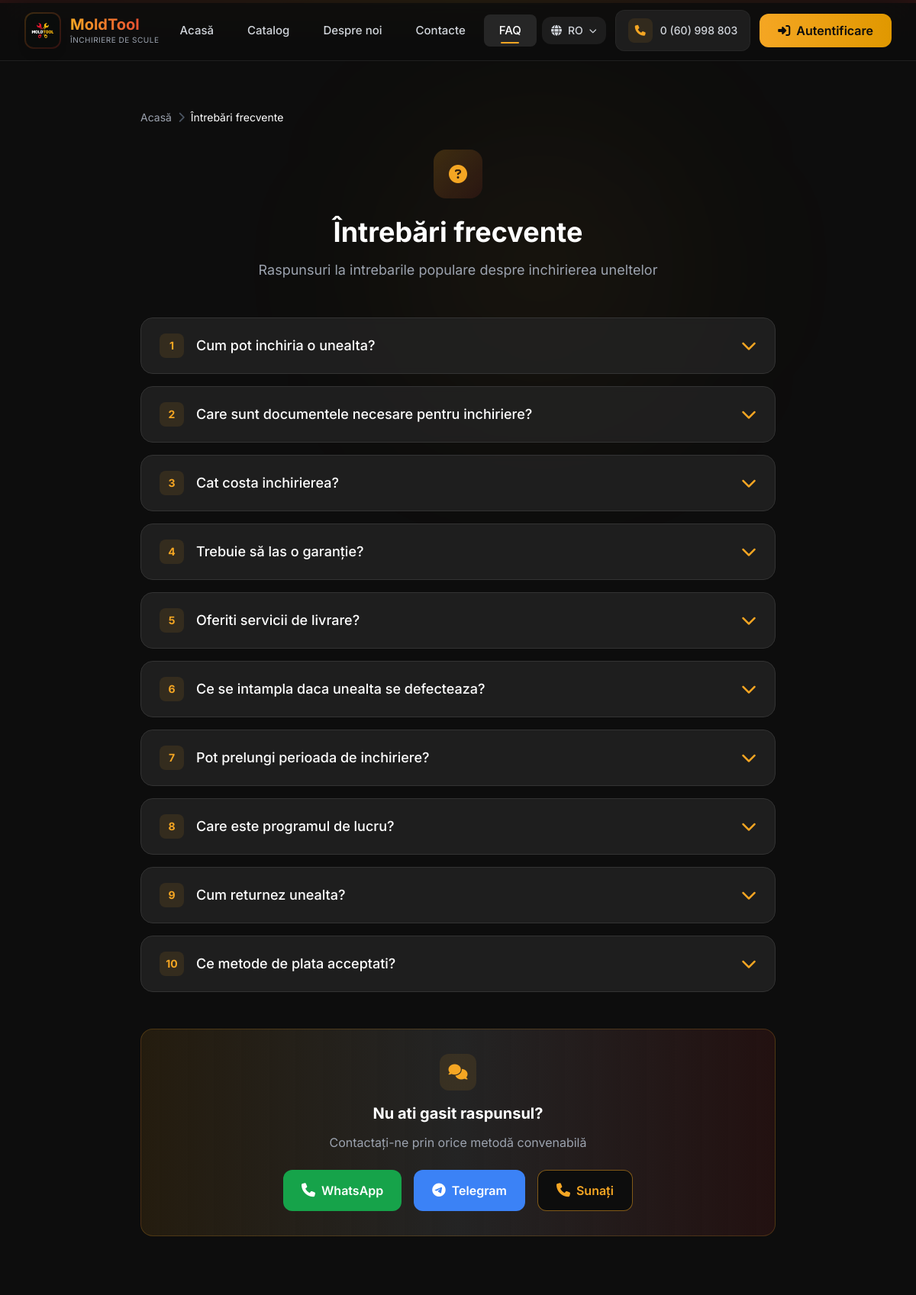
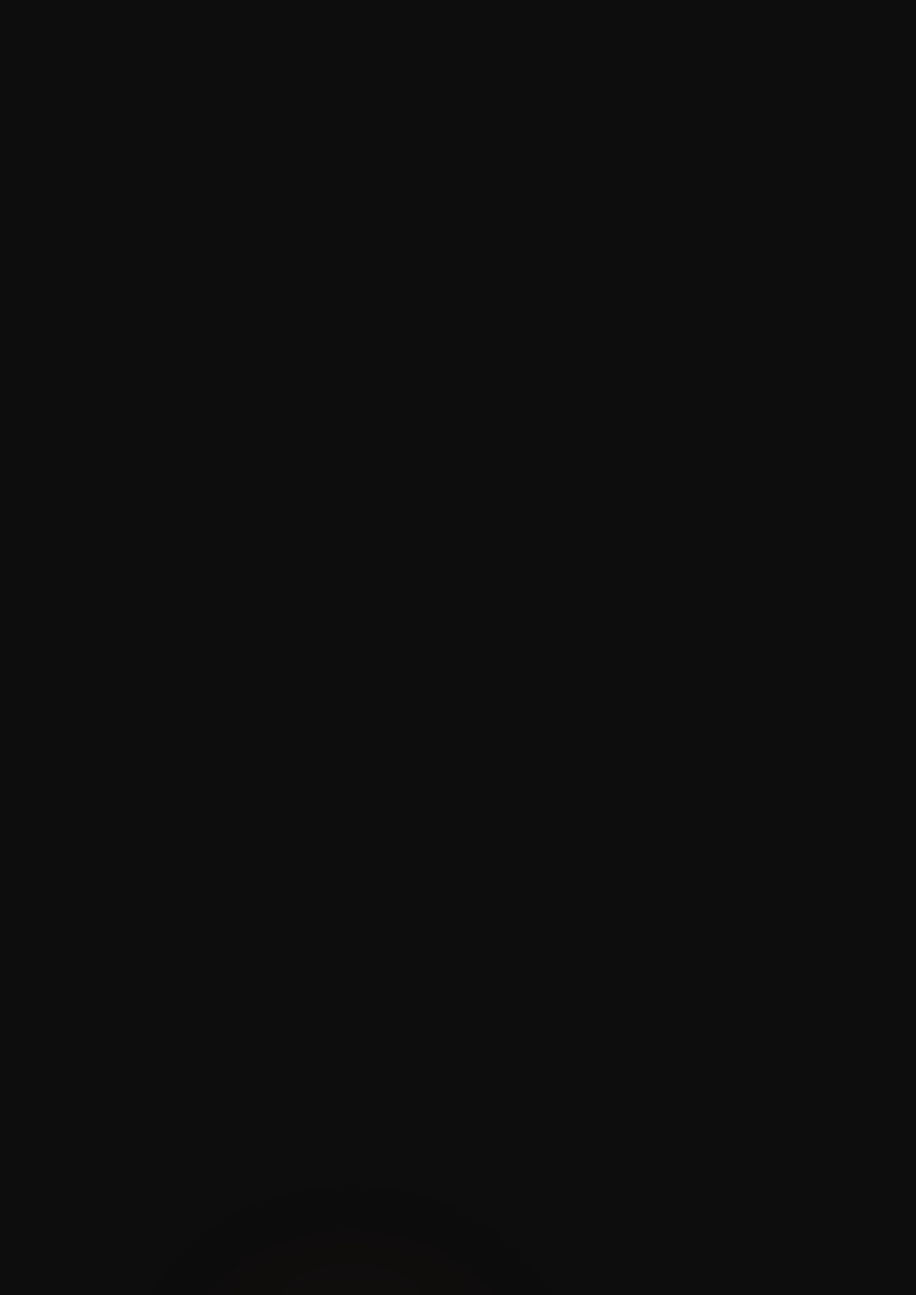
Page /ro/catalog/faq/ (upper part) on the committed database (2 pictures, top to bottom).
### catalog/models.py (models this page shows, shortened)
class FAQ(models.Model):
    question = models.CharField(
        _('вопрос'),
        max_length=500,
    )
    answer = models.TextField(
        _('ответ'),
    )
    order = models.PositiveIntegerField(
        _('порядок'),
        default=0,
    )
    is_active = models.BooleanField(
        _('активен'),
        default=True,
    )
    created_at = models.DateTimeField(
        _('дата создания'),
        auto_now_add=True,
    )
    class Meta:
        verbose_name = _('FAQ')
        verbose_name_plural = _('FAQ')
        ordering = ['order', '-created_at']

### catalog/views.py (the view)
# urls.py: path('faq/', views.FAQView.as_view(), name='faq'),
class FAQView(TemplateView):
    template_name = 'catalog/faq.html'
    def get_context_data(self, **kwargs):
        context = super().get_context_data(**kwargs)
        context['faqs'] = FAQ.objects.filter(is_active=True)
        return context

### core/context_processors.py (called while the page is built)
def site_settings(request):
    return {
        'SITE_NAME': 'MoldTool',
        'SITE_TAGLINE': 'Închiriere de scule de construcție',
        'SITE_PHONE': '0 (60) 998 803',
        'SITE_EMAIL': 'info@moldtool.com',
        'SITE_ADDRESS': 'mun. Chișinău, str. Independenței 7',
        'DEBUG': settings.DEBUG,
    }

### templates/catalog/faq.html (shortened to what this page needs)
{% extends 'base.html' %}
{% load static i18n %}
{% block content %}
<section class="py-8 lg:py-16 bg-dark min-h-screen relative overflow-hidden">
    <div class="absolute inset-0 pointer-events-none">
        <div class="absolute top-20 right-1/4 w-96 h-96 bg-brand-yellow/5 rounded-full blur-[120px] animate-pulse"></div>
    </div>
    <div class="relative max-w-4xl mx-auto px-4 sm:px-6 lg:px-8">
        <nav class="flex items-center gap-2 text-sm mb-8">
            <a href="{% url 'core:home' %}" class="text-gray-400 hover:text-brand-yellow transition-colors">{% trans "Главная" %}</a>
            <i class="fa-solid fa-chevron-right text-sm text-gray-600"></i>
            <span class="text-white">{% trans "Часто задаваемые вопросы" %}</span>
        </nav>
        <div class="text-center mb-12">
            <div class="inline-flex items-center justify-center w-16 h-16 bg-gradient-to-br from-brand-yellow/20 to-brand-red/10 rounded-2xl mb-6">
                <i class="fa-solid fa-circle-question text-2xl text-brand-yellow"></i>
            </div>
            <h1 class="text-3xl lg:text-4xl font-bold text-white mb-4">{% trans "Часто задаваемые вопросы" %}</h1>
            <p class="text-gray-400 text-lg">{% trans "Ответы на популярные вопросы об аренде инструментов" %}</p>
        </div>
        {% if faqs %}
        <div class="space-y-4">
            {% for faq in faqs %}
            <div class="faq-item bg-dark-100/80 backdrop-blur-sm border border-dark-border rounded-2xl overflow-hidden transition-all duration-300 hover:border-brand-yellow/30">
                <button onclick="toggleFaq(this)"
                        class="w-full px-6 py-5 flex items-center justify-between text-left focus:outline-none group">
                    <div class="flex items-center gap-4">
                        <span class="flex-shrink-0 w-8 h-8 bg-brand-yellow/10 rounded-lg flex items-center justify-center text-brand-yellow font-bold text-sm">
                            {{ forloop.counter }}
                        </span>
                        <span class="text-lg font-medium text-white group-hover:text-brand-yellow transition-colors">
                            {{ faq.question }}
                        </span>
                    </div>
                    <i class="faq-icon fa-solid fa-chevron-down text-xl text-brand-yellow transition-transform ml-4"></i>
                </button>
            </div>
            {% endfor %}
        </div>
        <div class="mt-12 bg-gradient-to-r from-brand-yellow/10 via-dark-100 to-brand-red/10 border border-brand-yellow/20 rounded-2xl p-8 text-center">
            <div class="inline-flex items-center justify-center w-12 h-12 bg-brand-yellow/10 rounded-xl mb-4">
                <i class="fa-solid fa-comments text-xl text-brand-yellow"></i>
            </div>
            <h3 class="text-xl font-bold text-white mb-3">{% trans "Не нашли ответ?" %}</h3>
            <p class="text-gray-400 mb-6">{% trans "Свяжитесь с нами любым удобным способом" %}</p>
            <div class="flex flex-col sm:flex-row gap-4 justify-center">
                <a href="https://wa.me/{{ SITE_PHONE|cut:'+' }}" target="_blank"
                   class="inline-flex items-center justify-center gap-2 px-6 py-3 bg-green-600 text-white font-semibold rounded-xl hover:bg-green-700 hover:scale-105 transition-all duration-300">
                    <i class="fa-solid fa-phone text-lg"></i>
                    WhatsApp
                </a>
                <a href="https://t.me/moldtool" target="_blank"
                   class="inline-flex items-center justify-center gap-2 px-6 py-3 bg-blue-500 text-white font-semibold rounded-xl hover:bg-blue-600 hover:scale-105 transition-all duration-300">
                    <i class="fa-brands fa-telegram text-lg"></i>
                    Telegram
                </a>
                <a href="tel:{{ SITE_PHONE }}"
                   class="inline-flex items-center justify-center gap-2 px-6 py-3 bg-dark border border-brand-yellow/50 text-brand-yellow font-semibold rounded-xl hover:bg-brand-yellow hover:text-dark transition-all duration-300">
                    <i class="fa-solid fa-phone text-lg"></i>
                    {% trans "Позвонить" %}
                </a>
            </div>
        </div>
        {% endif %}
    </div>
</section>
{% endblock %}

### static/css/variables.css (style rules this page uses)
:root { --color-primary: #F5A623; --color-primary-hover: #E09800; --color-primary-light: #FFD54F; --color-accent: #E53935; --color-accent-hover: #C62828; --color-bg-dark: #1A1A1A; --color-bg-card: #2E2E2E; --color-bg-input: #3A3A3A; --color-border: #E5E5E5; --color-border-dark: #404040; --color-white: #FFFFFF; --color-text: #FFFFFF; --color-text-muted: #B0B0B0; --color-text-dark: #1A1A1A; --color-success: #4CAF50; --color-warning: #FFC107; --color-error: #F44336; --color-info: #2196F3; --font-family: 'Inter', -apple-system, BlinkMacSystemFont, 'Segoe UI', Roboto, Oxygen, Ubuntu, sans-serif; --font-size-xs: 0.75rem; --font-size-sm: 0.875rem; --font-size-base: 1rem; --font-size-lg: 1.125rem; --font-size-xl: 1.25rem; --font-size-2xl: 1.5rem; --font-size-3xl: 1.875rem; --font-size-4xl: 2.25rem; --font-weight-normal: 400; --font-weight-medium: 500; --font-weight-semibold: 600; --font-weight-bold: 700; --line-height-tight: 1.25; --line-height-base: 1.5; --line-height-relaxed: 1.75; --spacing-xs: 0.25rem; --spacing-sm: 0.5rem; --spacing-md: 1rem; --spacing-lg: 1.5rem; --spacing-xl: 2rem; --spacing-2xl: 3rem; --spacing-3xl: 4rem; --radius-sm: 4px; --radius-md: 8px; --radius-lg: 12px; --radius-xl: 16px; --radius-full: 9999px; --shadow-sm: 0 1px 2px rgba(0, 0, 0, 0.3); --shadow-md: 0 4px 6px rgba(0, 0, 0, 0.3); --shadow-lg: 0 10px 15px rgba(0, 0, 0, 0.3); --shadow-xl: 0 20px 25px rgba(0, 0, 0, 0.3); --transition-fast: 150ms ease; --transition-base: 250ms ease; --transition-slow: 350ms ease; --z-dropdown: 100; --z-sticky: 200; --z-fixed: 300; --z-modal-backdrop: 400; --z-modal: 500; --z-tooltip: 600; --container-sm: 640px; --container-md: 768px; --container-lg: 1024px; --container-xl: 1280px; --container-2xl: 1440px; --header-height: 70px; }

### static/css/base.css (style rules this page uses)
*, *::before, *::after { box-sizing: border-box; margin: 0; padding: 0; }
html { font-size: 16px; scroll-behavior: smooth; -webkit-text-size-adjust: 100%; }
body { font-family: var(--font-family); font-size: var(--font-size-base); font-weight: var(--font-weight-normal); line-height: var(--line-height-base); color: var(--color-text); background-color: var(--color-bg-dark); min-height: 100vh; -webkit-font-smoothing: antialiased; -moz-osx-font-smoothing: grayscale; }
h1, h2, h3, h4, h5, h6 { font-weight: var(--font-weight-bold); line-height: var(--line-height-tight); color: var(--color-white); }
h1 { font-size: var(--font-size-4xl); }
h3 { font-size: var(--font-size-2xl); }
p { margin-bottom: var(--spacing-md); }
a { color: var(--color-primary); text-decoration: none; transition: color var(--transition-fast); }
input, textarea, select, button { font-family: inherit; font-size: inherit; line-height: inherit; }
button { cursor: pointer; border: none; background: none; }
.text-center { text-align: center; }
.text-left { text-align: left; }
.text-white { color: var(--color-white); }
.font-medium { font-weight: var(--font-weight-medium); }
.font-semibold { font-weight: var(--font-weight-semibold); }
.font-bold { font-weight: var(--font-weight-bold); }
.flex { display: flex; }
.flex-col { flex-direction: column; }
.items-center { align-items: center; }
.justify-center { justify-content: center; }
.justify-between { justify-content: space-between; }

### rows in the picture
FAQ: question "Cum pot inchiria o unealta?"
FAQ: question "Care sunt documentele necesare pentru inchiriere?"
FAQ: question "Cat costa inchirierea?"
FAQ: question "Trebuie să las o garanție?"
FAQ: question "Oferiti servicii de livrare?"
FAQ: question "Ce se intampla daca unealta se defecteaza?"
FAQ: question "Pot prelungi perioada de inchiriere?"
FAQ: question "Care este programul de lucru?"
FAQ: question "Cum returnez unealta?"
FAQ: question "Ce metode de plata acceptati?"

### other values in the picture
{{ LANGUAGE_CODE }} "RO"
{{ SITE_PHONE }} "0 (60) 998 803"
